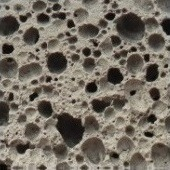
#> input picture RealPoresImages/1.jpeg, 170 x 170 px
$ python analyze_mask.py --input ../RealPoresImages/1.jpeg
#> lines starting #> are read from the running program, lines starting #| are printed output that depends on the picture; after the words box and inside, x2 and y2 are one past the last pixel; in counts of white or black regions, pixels touching at a corner belong together
import cv2
import numpy as np
import argparse
import csv
import os
from pathlib import Path

def analyze_pore_mask(image_path, output_dir, pixel_scale=1.0, invert=False, watershed_radius=15):
    """
    Analyzes a binary mask of pores.

    Args:
        image_path (str): Path to the input mask image.
        output_dir (str): Directory to save results.
        pixel_scale (float): Scale factor (microns per pixel, etc.). Default is 1.0 (pixels).
    """
#> called with image_path = '../RealPoresImages/1.jpeg', output_dir = 'results', pixel_scale = 1, invert = False, watershed_radius = 15
    # 1. Load Image
    img = cv2.imread(image_path, cv2.IMREAD_GRAYSCALE)
#> img: shape (170, 170); min 0, max 215, mean 113.1
    if img is None:
        raise ValueError(f"Could not load image at {image_path}")

    # 2. Preprocess (Thresholding)
    if invert:
        # If background is white and pores are black
        _, binary_mask = cv2.threshold(img, 127, 255, cv2.THRESH_BINARY_INV)
    else:
        # If background is black and pores are white
        _, binary_mask = cv2.threshold(img, 127, 255, cv2.THRESH_BINARY)
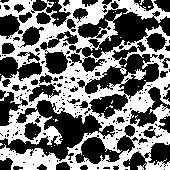
#> binary_mask: shape (170, 170); 46.4% white; 39 white regions (38 under 20 px), largest, box (x1, y1, x2, y2) and area: (0, 0, 170, 170) 13320

    # 3. Watershed Segmentation
    # Use Distance Transform to find sure foreground (centers of pores)
    dist_transform = cv2.distanceTransform(binary_mask, cv2.DIST_L2, 5)
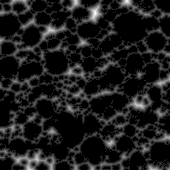
#> dist_transform: shape (170, 170) float32; min 0, max 7.59, mean 0.841; drawn with min black and max white

    # Find local maxima to use as markers (better for variable sized pores)
    # We use a minimum distance for peaks to avoid over-segmentation
    # min_distance of ~20 pixels is a reasonable default for these pore sizes
    from scipy import ndimage
    local_max = ndimage.maximum_filter(dist_transform, size=watershed_radius)
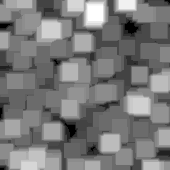
#> local_max: shape (170, 170) float32; min 0, max 7.59, mean 3.65; drawn with min black and max white

    # Identify the peaks: must be equal to local max AND above a noise threshold
    # We use a low absolute threshold (e.g. 2) instead of relative to max()
    # to ensure we don't miss small pores when large pores are present.
    peaks = (dist_transform == local_max) & (dist_transform > 2)
#> peaks: shape (170, 170) bool; 0.51% white in thin lines or dots

    # Label the markers
    markers, num_peaks = ndimage.label(peaks)
#> markers: shape (170, 170) int32; 114 distinct labels, from 0 to 113
#> num_peaks = 113
    markers = markers.astype(np.int32)

    # Find sure background (dilate the pores a bit to be sure we are in background)
    kernel = np.ones((3,3), np.uint8)
    sure_bg = cv2.dilate(binary_mask, kernel, iterations=3)
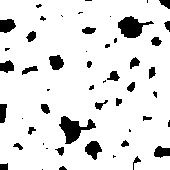
#> sure_bg: shape (170, 170); 89.2% white; 52 black regions (22 under 20 px), largest, box (x1, y1, x2, y2) and area: (59, 116, 96, 144) 468, (118, 16, 154, 38) 423, (85, 141, 102, 160) 198

    # Unknown region is the area between sure background and sure foreground
    # Note: sure_bg is the dilated FOREGROUND mask. The "unknown" is sure_bg - sure_fg (peaks).
    # But for watershed, we want the UNKNOWN region to be 0.
    # The background (outside sure_bg) should be marked as 1.
    # The peaks (inside sure_fg) should be marked > 1.

    # Let's adjust markers:
    # Currently markers has 0 for background (everything not a peak) and 1..N for peaks.
    # We want 0 for UNKNOWN.
    # We want 1 for BACKGROUND.

    # Create a new marker array
    watershed_markers = np.zeros_like(markers, dtype=np.int32)

    # Mark sure background as 1.
    # sure_bg is the dilated pores (255). So background is where sure_bg == 0.
    watershed_markers[sure_bg == 0] = 1

    # Mark peaks as 2..N+1
    # markers has peaks as 1..N
    watershed_markers[markers > 0] = markers[markers > 0] + 1
#> watershed_markers: shape (170, 170) int32; 115 distinct labels, from 0 to 114

    # The rest (where sure_bg==255 AND markers==0) is 0 (UNKNOWN).
    # This is automatically handled by initialization to 0.

    # Apply Watershed
    img_color = cv2.cvtColor(binary_mask, cv2.COLOR_GRAY2BGR)
    watershed_markers = cv2.watershed(img_color, watershed_markers)
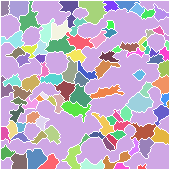
#> watershed_markers: shape (170, 170) int32; 103 distinct labels, from -1 to 108; one colour per label, 0 black, -1 white

    # Extract Metrics from Markers
    pore_data = []
    total_pore_area = 0

    unique_labels = np.unique(watershed_markers)
#> unique_labels = 103 values from -1 to 108

    for label in unique_labels:
        if label <= 1: # -1 is boundary, 1 is background
            continue

        # Create a mask for this pore
        pore_mask = np.zeros_like(binary_mask)
        pore_mask[watershed_markers == label] = 255

        # Calculate stats
        # Fix: Use countNonZero for area to avoid 255 factor error
        area = cv2.countNonZero(pore_mask)

        if area == 0:
            continue

        # Using moments for centroid
        M = cv2.moments(pore_mask)
        if M["m00"] != 0:
            cx = M["m10"] / M["m00"]
            cy = M["m01"] / M["m00"]
        else:
            # Fallback if moment is 0 (shouldn't happen if area > 0 but safe)
            cx, cy = 0, 0

        # Bounding box
        x, y, w, h = cv2.boundingRect(pore_mask)

        total_pore_area += area

        pore_data.append({
            'pore_id': int(label),
            'area_pixels': area,
            'area_scaled': area * (pixel_scale ** 2),
            'centroid_x': cx,
            'centroid_y': cy,
            'bbox_x': x,
            'bbox_y': y,
            'bbox_w': w,
            'bbox_h': h
        })
#> this loop made 103 passes
#> (label, area, cx, cy, x, y, w, h) on passes 3 to 14: (5, 136, 125.8, 4.15, 115, 1, 25, 11), (6, 111, 110.3, 5.43, 103, 1, 16, 11), (7, 97, 137.5, 9, 130, 3, 15, 13), (8, 109, 4.26, 7.56, 1, 1, 8, 15), (9, 268, 18.29, 7.83, 9, 1, 20, 19), (10, 405, 93.07, 10.15, 79, 1, 28, 23), (11, 82, 147.6, 13.45, 141, 9, 14, 10), (12, 122, 159.8, 13.34, 154, 4, 15, 17), (13, 242, 69.27, 10.03, 59, 1, 20, 27), (14, 114, 76.62, 25.64, 70, 18, 17, 18), (15, 278, 28.4, 19.37, 19, 1, 22, 32), (16, 46, 110.1, 24.41, 107, 21, 7, 8)
#> (area, cx, cy) on passes 61, 62, 63, 64, 66, 67: (115, 58.45, 102.3), (44, 51.68, 100.1), (63, 18.75, 101), (67, 164.7, 98.4), (100, 30.41, 103.6), (317, 139.3, 102.8)
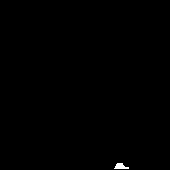
#> pore_mask: shape (170, 170); 0.21% white; 1 white region, box (x1, y1, x2, y2) and area: (114, 163, 129, 169) 60
#> after the loop, pore_data = 101 items; total_pore_area = 12547

    # Update num_labels for reporting
    num_labels = len(pore_data) + 1 # +1 for background logic consistency
#> num_labels = 102


    # 5. Global Statistics
    total_image_area = img.shape[0] * img.shape[1]
#> total_image_area = 28900
    porosity_percentage = (total_pore_area / total_image_area) * 100.0
#> porosity_percentage = 43.42

    print(f"Analysis Complete:")
    print(f"  Total Pores: {len(pore_data)}")
#|   Total Pores: 101
    print(f"  Total Porosity: {porosity_percentage:.2f}%")
#|   Total Porosity: 43.42%

    # 6. Visualization
    # Convert to BGR to draw colored overlays
    vis_img = cv2.cvtColor(binary_mask, cv2.COLOR_GRAY2BGR)

    for pore in pore_data:
        x, y, w, h = pore['bbox_x'], pore['bbox_y'], pore['bbox_w'], pore['bbox_h']
        cx, cy = int(pore['centroid_x']), int(pore['centroid_y'])

        # Draw bounding box (Green)
        cv2.rectangle(vis_img, (x, y), (x+w, y+h), (0, 255, 0), 1)
        # Draw centroid (Red)
        cv2.circle(vis_img, (cx, cy), 2, (0, 0, 255), -1)
        # Put ID
        cv2.putText(vis_img, str(pore['pore_id']), (x, y-2), cv2.FONT_HERSHEY_SIMPLEX, 0.3, (0, 255, 0), 1)
#> this loop made 101 passes
#> (x, y, w, h, cx, cy) on passes 1 to 12: (115, 1, 25, 11, 125, 4), (103, 1, 16, 11, 110, 5), (130, 3, 15, 13, 137, 9), (1, 1, 8, 15, 4, 7), (9, 1, 20, 19, 18, 7), (79, 1, 28, 23, 93, 10), (141, 9, 14, 10, 147, 13), (154, 4, 15, 17, 159, 13), (59, 1, 20, 27, 69, 10), (70, 18, 17, 18, 76, 25), (19, 1, 22, 32, 28, 19), (107, 21, 7, 8, 110, 24)
#> (x, y, w, h) on pass 19: (90, 31, 16, 17)
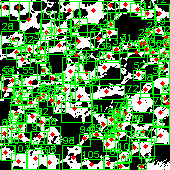
#> vis_img: shape (170, 170, 3); mean B, G, R 80.1, 148.4, 90.1

    # 7. Save Results
    os.makedirs(output_dir, exist_ok=True)
    base_name = Path(image_path).stem

    # Save CSV
    csv_path = os.path.join(output_dir, f"{base_name}_results.csv")
    with open(csv_path, 'w', newline='') as f:
        writer = csv.DictWriter(f, fieldnames=['pore_id', 'area_pixels', 'area_scaled', 'centroid_x', 'centroid_y', 'bbox_x', 'bbox_y', 'bbox_w', 'bbox_h'])
        writer.writeheader()
        writer.writerows(pore_data)

    # Save Summary Text
    summary_path = os.path.join(output_dir, f"{base_name}_summary.txt")
    with open(summary_path, 'w') as f:
        f.write(f"Image: {image_path}\n")
        f.write(f"Total Pores: {len(pore_data)}\n")
        f.write(f"Total Porosity: {porosity_percentage:.4f}%\n")

    # Save Visualization
    vis_path = os.path.join(output_dir, f"{base_name}_overlay.png")
    cv2.imwrite(vis_path, vis_img)

    print(f"Results saved to {output_dir}")

def create_dummy_mask(path):
    """Creates a simple dummy mask for testing."""
    # 100x100 black image
    img = np.zeros((100, 100), dtype=np.uint8)

    # Draw a white square (pore 1)
    # Area = 10*10 = 100 pixels
    cv2.rectangle(img, (10, 10), (20, 20), 255, -1)

    # Draw a white circle (pore 2)
    # Radius = 5. Area ~= pi * 5^2 = 78.5 -> approx 79 pixels (discrete)
    cv2.circle(img, (60, 60), 5, 255, -1)

    cv2.imwrite(path, img)
    print(f"Created dummy mask at {path}")

if __name__ == "__main__":
    parser = argparse.ArgumentParser(description="Analyze pore masks.")
    parser.add_argument("--input", type=str, help="Path to input mask image")
    parser.add_argument("--output", type=str, default="results", help="Directory to save results")
    parser.add_argument("--scale", type=float, default=1.0, help="Pixel scale factor")
    parser.add_argument("--invert", action="store_true", help="Invert mask (use if pores are black on white background)")
    parser.add_argument("--watershed-radius", type=int, default=15, help="Radius for watershed peak detection (default: 15)")
    parser.add_argument("--test", action="store_true", help="Run on a generated dummy mask")

    args = parser.parse_args()

    if args.test:
        dummy_path = "dummy_mask.png"
        create_dummy_mask(dummy_path)
        analyze_pore_mask(dummy_path, args.output, args.scale, invert=False, watershed_radius=args.watershed_radius) # Dummy is black bg, white pores
        # Cleanup dummy file if desired, or keep it for inspection
        # os.remove(dummy_path)
    elif args.input:
        analyze_pore_mask(args.input, args.output, args.scale, invert=args.invert, watershed_radius=args.watershed_radius)
    else:
        print("Please provide --input or use --test")

$ run again, on RealPoresImages/4.jpeg
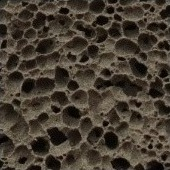
#> input picture RealPoresImages/4.jpeg, 170 x 170 px
#> in analyze_pore_mask, `_, binary_mask = cv2.threshold(img, 127, 255, cv2.THRESH_BINARY)`:
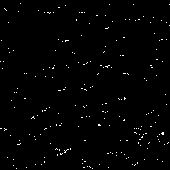
#> binary_mask: shape (170, 170); 1.1% white in thin lines or dots
#> peaks: shape (170, 170) bool; every value is 0
#> markers: shape (170, 170) int32; every value is 0
#> num_peaks = 0
#> sure_bg: shape (170, 170); 29% white; 67 white regions, largest, box (x1, y1, x2, y2) and area: (131, 107, 162, 152) 682, (104, 149, 148, 169) 404, (26, 120, 65, 143) 347
#> img_color: shape (170, 170, 3); 1.1% white in thin lines or dots
#> in analyze_pore_mask, `watershed_markers = cv2.watershed(img_color, watershed_markers)`:
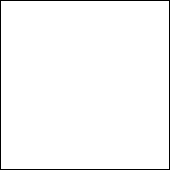
#> watershed_markers: shape (170, 170) int32; values -1 (black) and 1 (white), 97.7% white; black in thin lines or dots
#> unique_labels = [-1, 1]
#> the loop in analyze_pore_mask, `for label in unique_labels:` made 2 passes
#> label on pass 1: -1
#> after the loop in analyze_pore_mask, `for label in unique_labels:`: pore_data = []; total_pore_area = 0
#> num_labels = 1
#> porosity_percentage = 0
#|   Total Pores: 0
#|   Total Porosity: 0.00%

$ run again, on RealPoresImages/5.jpeg
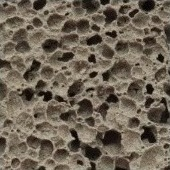
#> input picture RealPoresImages/5.jpeg, 170 x 170 px
#> binary_mask: shape (170, 170); 33.3% white; 150 white regions (130 under 20 px), largest, box (x1, y1, x2, y2) and area: (0, 0, 103, 100) 2446, (0, 96, 91, 170) 2074, (76, 95, 170, 170) 1682
#> peaks: shape (170, 170) bool; 0.49% white in thin lines or dots
#> markers: shape (170, 170) int32; 102 distinct labels, from 0 to 101
#> num_peaks = 101
#> sure_bg: shape (170, 170); 91.3% white; 80 black regions (41 under 20 px), largest, box (x1, y1, x2, y2) and area: (98, 133, 119, 148) 190, (151, 109, 170, 122) 162, (76, 0, 96, 11) 159
#> unique_labels = 93 values from -1 to 98
#> the loop in analyze_pore_mask, `for label in unique_labels:` made 93 passes
#> (label, area, cx, cy, x, y, w, h) on passes 4 to 11: (5, 177, 50.24, 6.98, 39, 1, 26, 15), (6, 95, 116.8, 4.07, 110, 1, 19, 10), (7, 49, 64.84, 11.08, 59, 8, 12, 7), (8, 48, 18.12, 14.19, 11, 11, 13, 7), (9, 67, 73.52, 16.04, 67, 12, 17, 8), (10, 73, 28.92, 17.36, 24, 13, 12, 11), (12, 63, 101.8, 27.63, 97, 22, 10, 12), (13, 90, 115.6, 30.34, 108, 25, 15, 14)
#> after the loop in analyze_pore_mask, `for label in unique_labels:`: pore_data = 90 items; total_pore_area = 7072
#> num_labels = 91
#> porosity_percentage = 24.47
#|   Total Pores: 90
#|   Total Porosity: 24.47%
#> the loop in analyze_pore_mask, `for pore in pore_data:` made 90 passes
#> (x, y, w, h, cx, cy) on passes 1 to 8: (39, 1, 26, 15, 50, 6), (110, 1, 19, 10, 116, 4), (59, 8, 12, 7, 64, 11), (11, 11, 13, 7, 18, 14), (67, 12, 17, 8, 73, 16), (24, 13, 12, 11, 28, 17), (97, 22, 10, 12, 101, 27), (108, 25, 15, 14, 115, 30)
#> after the loop in analyze_pore_mask, `for pore in pore_data:`:
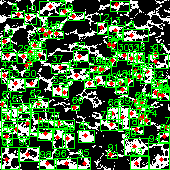
#> vis_img: shape (170, 170, 3); mean B, G, R 59.3, 113.4, 68.5
